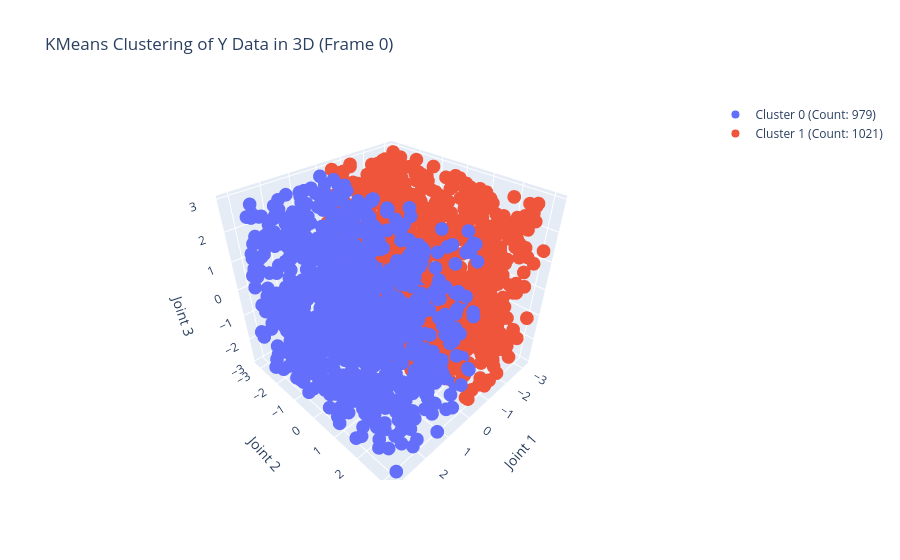

Here is the notebook cell this chart was saved with:
### Code cell
# mix data
plot_clusters(Y_mixed_sub_shuffled, 0, 2, [1, 2, 3])

### Figure 1 — Plotly figure (JSON) as saved in the notebook; plotly's stock layout.template omitted (floating-point values rounded to 4 significant figures; data arrays with more than 128 entries replaced by an {"elided": "..."} marker saying what was removed)
{"data": [{"mode": "markers", "name": "Cluster 0 (Count: 979)", "type": "scatter3d", "x": {"elided": "979 float values"}, "y": {"elided": "979 float values"}, "z": {"elided": "979 float values"}}, {"mode": "markers", "name": "Cluster 1 (Count: 1021)", "type": "scatter3d", "x": {"elided": "1021 float values"}, "y": {"elided": "1021 float values"}, "z": {"elided": "1021 float values"}}], "layout": {"scene": {"xaxis": {"title": {"text": "Joint 1"}}, "yaxis": {"title": {"text": "Joint 2"}}, "zaxis": {"title": {"text": "Joint 3"}}}, "title": {"text": "KMeans Clustering of Y Data in 3D (Frame 0)"}}}
